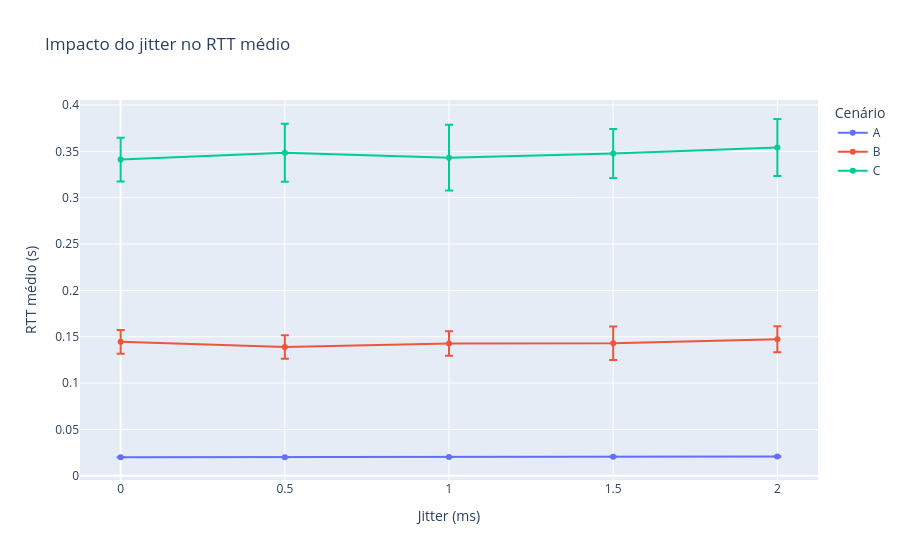

Notebook code cell kept with this figure:
### Markdown cell above
- Jitter

### Code cell
jitter_summary = (
    jitter
    .groupby(["delay_std_ms", "scenario"])
    .agg(
        mean_rtt=("mean_rtt_s", "mean"),
        std_rtt=("mean_rtt_s", "std")
    )
    .reset_index()
)

fig = px.line(
    jitter_summary,
    x="delay_std_ms",
    y="mean_rtt",
    color="scenario",
    markers=True,
    error_y="std_rtt",
    title="Impacto do jitter no RTT médio",
    labels={
        "delay_std_ms": "Jitter (ms)",
        "mean_rtt": "RTT médio (s)",
        "scenario": "Cenário"
    }
)

fig.write_image(
    FIGURES_DIR / "impacto_jitter_rtt.png",
    width=1400,
    height=800
)

fig.show()

### Figure 1 — Plotly figure (JSON) as saved in the notebook; plotly's stock layout.template omitted (floating-point values rounded to 4 significant figures)
{"data": [{"error_y": {"array": [0.0, 4.89e-05, 7.237e-05, 0.0001111, 0.0002195]}, "hovertemplate": "Cenário=A<br>Jitter (ms)=%{x}<br>RTT médio (s)=%{y}<extra></extra>", "legendgroup": "A", "line": {"color": "#636efa", "dash": "solid"}, "marker": {"symbol": "circle"}, "mode": "lines+markers", "name": "A", "orientation": "v", "showlegend": true, "type": "scatter", "x": [0.0, 0.5, 1.0, 1.5, 2.0], "xaxis": "x", "y": [0.02, 0.02009, 0.02029, 0.02054, 0.02089], "yaxis": "y"}, {"error_y": {"array": [0.01278, 0.01266, 0.01328, 0.018, 0.01401]}, "hovertemplate": "Cenário=B<br>Jitter (ms)=%{x}<br>RTT médio (s)=%{y}<extra></extra>", "legendgroup": "B", "line": {"color": "#EF553B", "dash": "solid"}, "marker": {"symbol": "circle"}, "mode": "lines+markers", "name": "B", "orientation": "v", "showlegend": true, "type": "scatter", "x": [0.0, 0.5, 1.0, 1.5, 2.0], "xaxis": "x", "y": [0.1445, 0.1388, 0.1427, 0.143, 0.1474], "yaxis": "y"}, {"error_y": {"array": [0.02362, 0.03137, 0.03546, 0.02649, 0.03071]}, "hovertemplate": "Cenário=C<br>Jitter (ms)=%{x}<br>RTT médio (s)=%{y}<extra></extra>", "legendgroup": "C", "line": {"color": "#00cc96", "dash": "solid"}, "marker": {"symbol": "circle"}, "mode": "lines+markers", "name": "C", "orientation": "v", "showlegend": true, "type": "scatter", "x": [0.0, 0.5, 1.0, 1.5, 2.0], "xaxis": "x", "y": [0.3411, 0.3484, 0.3432, 0.3476, 0.3542], "yaxis": "y"}], "layout": {"legend": {"title": {"text": "Cenário"}, "tracegroupgap": 0}, "title": {"text": "Impacto do jitter no RTT médio"}, "xaxis": {"anchor": "y", "domain": [0, 1], "title": {"text": "Jitter (ms)"}}, "yaxis": {"anchor": "x", "domain": [0, 1], "title": {"text": "RTT médio (s)"}}}}
